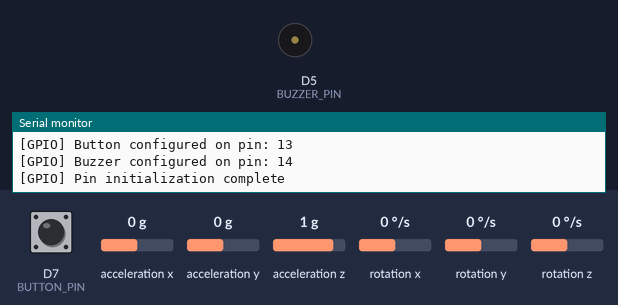
A sketch run on a simulated ESP8266 (NodeMCU). Parts: buzzer (waves = sounding, pin HIGH), the last lines printed to the serial monitor. The inputs (shaded band) are chosen by the test bench; at power-on: D7 (BUTTON_PIN) HIGH, acceleration x 0 g, acceleration y 0 g, acceleration z 1 g, rotation x 0 °/s, rotation y 0 °/s, rotation z 0 °/s. WiFi joins after 1.5 s; servers stay silent unless stated.

Above: at 0.2 s.
At 2.4 s:
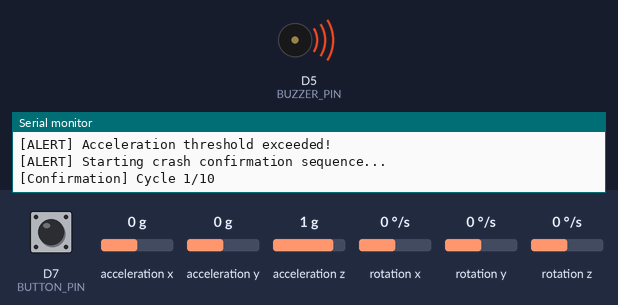
3.4 s: D7 (BUTTON_PIN) pulled LOW for 3.2 s
At 4.7 s:
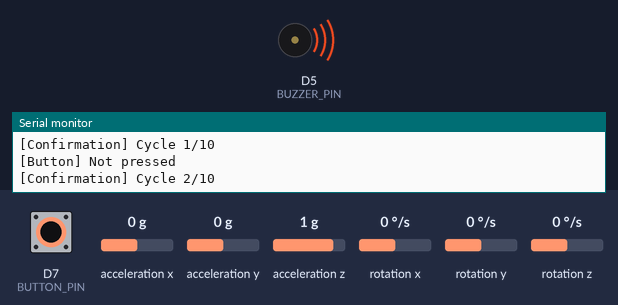
Timing chart, 0 to 8.9 s (numbered marks = the images above; inputs shaded):
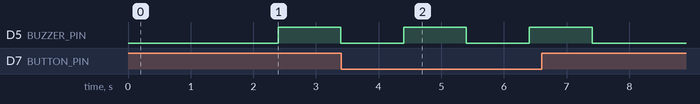

Measured:
- after the input at 3.4 s, D5 (BUZZER_PIN): alternates HIGH for 1.0 s and LOW for 1.0 s, 4 changes in all, then stays LOW, starting after 1.0 s

The sketch:

crash_detection_system.ino
```cpp
// (licence header left out)
// ============================================================================
// LIBRARY INCLUDES
// ============================================================================
#include "Wire.h"
#include "I2Cdev.h"
#include "MPU6050.h"
#include <ESP8266WiFi.h>
#include <ESP8266HTTPClient.h>
#include <ArduinoJson.h>
#include <WiFiClient.h>

// ============================================================================
// CONFIGURATION CONSTANTS
// ============================================================================

// Pin Definitions
#define BUTTON_PIN            D7        // GPIO13 - Cancel button
#define BUZZER_PIN            14        // GPIO14/D5 - Alert buzzer
#define I2C_SDA_PIN           4         // GPIO4/D2 - I2C Data
#define I2C_SCL_PIN           5         // GPIO5/D1 - I2C Clock

// WiFi Configuration
const char* WIFI_SSID = "garv";
const char* WIFI_PASSWORD = "12345678";

// Network Configuration
const char* API_SERVER_URL = "http://16.16.184.223:4000/api/readings";
const char* API_AUTH_TOKEN = "Bearer eyJhbGciOiJIUzI1NiIsInR5cCI6IkpXVCJ9.eyJ1c2VySWQiOiI2NzQ0NTk0OWI5NjhjNTFhMTM2ZWNjOGEiLCJlbWFpbCI6InJyckBnbWFpbC5jb20iLCJpYXQiOjE3MzI2MjUyODgsImV4cCI6MTczNTI1NTAzMX0.Nh3Yv1ZkTzjA_JEKkJp6m2XmIjuXFMPXUxIfCQj9jiw";

// Sensor Configuration
const int16_t ACCEL_SCALE_RANGE = 17000; // Raw accelerometer range
const uint8_t MAPPED_VALUE_MAX = 255;    // Maximum mapped value
const float ACCEL_SENSITIVITY = 16384.0; // LSB/g for ±2g range

// Crash Detection Thresholds (in g-force)
const float ACCEL_X_THRESHOLD = 1.25;
const float ACCEL_Y_THRESHOLD = 0.40;
const float ACCEL_Z_THRESHOLD = 0.48;

// Timing Configuration
const uint16_t CRASH_CONFIRMATION_CYCLES = 10;  // Number of confirmation cycles
const uint16_t BUZZER_ON_DURATION_MS = 1000;    // Buzzer on time
const uint16_t BUZZER_OFF_DURATION_MS = 1000;   // Buzzer off time
const uint16_t MAIN_LOOP_DELAY_MS = 2000;       // Main loop delay
const uint16_t WIFI_CONNECT_RETRY_MS = 500;     // WiFi connection retry delay

// Device Configuration
const uint8_t DEVICE_ID = 101;

// Serial Communication
const uint32_t SERIAL_BAUD_RATE = 9600;

// ============================================================================
// GLOBAL OBJECTS
// ============================================================================
MPU6050 mpu;

// ============================================================================
// DATA STRUCTURES
// ============================================================================

/**
 * @struct SensorData
 * @brief Container for all sensor readings and device information
 */
struct SensorData {
    uint8_t deviceId;       // Unique device identifier
    uint8_t tiltX;          // Mapped X-axis tilt value (0-255)
    uint8_t tiltY;          // Mapped Y-axis tilt value (0-255)
    uint8_t tiltZ;          // Mapped Z-axis tilt value (0-255)
    float accelX;           // X-axis acceleration in g-force
    float accelY;           // Y-axis acceleration in g-force
    float accelZ;           // Z-axis acceleration in g-force
};

// ============================================================================
// GLOBAL VARIABLES
// ============================================================================
SensorData sensorData = {
    .deviceId = DEVICE_ID,
    .tiltX = 0,
    .tiltY = 0,
    .tiltZ = 0,
    .accelX = 0.0,
    .accelY = 0.0,
    .accelZ = 0.0
};

// Raw sensor readings
int16_t rawAccelX, rawAccelY, rawAccelZ;
int16_t rawGyroX, rawGyroY, rawGyroZ;

// State management
bool isCrashConfirmed = false;
bool isButtonPressed = false;
bool shouldSkipCycle = false;

// ============================================================================
// FUNCTION DECLARATIONS
// ============================================================================
void initializeSerial();
void initializeWiFi();
void initializeI2C();
void initializeMPU6050();
void initializeGPIO();
bool checkButtonPress();
void updateSensorReadings();
void printSensorData();
bool isAccelerationAboveThreshold();
void handleCrashDetection();
void sendCrashReportToAPI();
void activateBuzzer();
void deactivateBuzzer();

// ============================================================================
// SETUP FUNCTION
// ============================================================================

/**
 * @brief System initialization routine
 *
 * Initializes all hardware components and establishes network connectivity.
 * Execution halts if critical components fail to initialize.
 */
void setup() {
    // Initialize all subsystems
    initializeSerial();
    initializeGPIO();
    initializeWiFi();
    initializeI2C();
    initializeMPU6050();

    Serial.println(F("=========================================="));
    Serial.println(F("System initialization complete"));
    Serial.println(F("Crash detection system active"));
    Serial.println(F("=========================================="));
}

// ============================================================================
// INITIALIZATION FUNCTIONS
// ============================================================================

/**
 * @brief Initialize serial communication
 */
void initializeSerial() {
    Serial.begin(SERIAL_BAUD_RATE);
    delay(100); // Allow serial to stabilize
    Serial.println(F("\n\n=== Crash Detection System ==="));
    Serial.println(F("Initializing..."));
}

/**
 * @brief Initialize and connect to WiFi network
 *
 * Blocks until connection is established. Prints connection status and
 * assigned IP address upon successful connection.
 */
void initializeWiFi() {
    Serial.println(F("\n[WiFi] Initializing..."));
    WiFi.mode(WIFI_STA);
    WiFi.begin(WIFI_SSID, WIFI_PASSWORD);

    Serial.print(F("[WiFi] Connecting to: "));
    Serial.println(WIFI_SSID);

    while (WiFi.status() != WL_CONNECTED) {
        delay(WIFI_CONNECT_RETRY_MS);
        Serial.print(F("."));
    }

    Serial.println(F("\n[WiFi] Connected successfully"));
    Serial.print(F("[WiFi] IP Address: "));
    Serial.println(WiFi.localIP());
    Serial.print(F("[WiFi] Signal Strength: "));
    Serial.print(WiFi.RSSI());
    Serial.println(F(" dBm"));
}

/**
 * @brief Initialize I2C communication bus
 */
void initializeI2C() {
    Serial.println(F("\n[I2C] Initializing bus..."));
    Wire.begin(I2C_SDA_PIN, I2C_SCL_PIN);
    Serial.println(F("[I2C] Bus initialized"));
    Serial.print(F("[I2C] SDA: GPIO"));
    Serial.println(I2C_SDA_PIN);
    Serial.print(F("[I2C] SCL: GPIO"));
    Serial.println(I2C_SCL_PIN);
}

/**
 * @brief Initialize MPU6050 accelerometer/gyroscope
 *
 * Initializes the sensor and verifies communication. System halts if
 * the sensor cannot be detected or fails to communicate.
 */
void initializeMPU6050() {
    Serial.println(F("\n[MPU6050] Initializing sensor..."));
    mpu.initialize();

    // Verify sensor connection
    if (!mpu.testConnection()) {
        Serial.println(F("[MPU6050] ERROR: Connection failed!"));
        Serial.println(F("[MPU6050] Please check wiring:"));
        Serial.println(F("  - VCC to 3.3V"));
        Serial.println(F("  - GND to GND"));
        Serial.print(F("  - SDA to GPIO"));
        Serial.println(I2C_SDA_PIN);
        Serial.print(F("  - SCL to GPIO"));
        Serial.println(I2C_SCL_PIN);

        // Halt execution on critical failure
        while (1) {
            delay(1000);
        }
    }

    Serial.println(F("[MPU6050] Connection successful"));
    Serial.println(F("[MPU6050] Sensor ready"));
}

/**
 * @brief Initialize GPIO pins
 */
void initializeGPIO() {
    Serial.println(F("\n[GPIO] Initializing pins..."));

    // Configure button with internal pull-up
    pinMode(BUTTON_PIN, INPUT_PULLUP);
    Serial.print(F("[GPIO] Button configured on pin: "));
    Serial.println(BUTTON_PIN);

    // Configure buzzer as output, initially off
    pinMode(BUZZER_PIN, OUTPUT);
    digitalWrite(BUZZER_PIN, LOW);
    Serial.print(F("[GPIO] Buzzer configured on pin: "));
    Serial.println(BUZZER_PIN);

    Serial.println(F("[GPIO] Pin initialization complete"));
}

// ============================================================================
// MAIN LOOP
// ============================================================================

/**
 * @brief Main execution loop
 *
 * Continuously monitors sensor data and handles crash detection logic.
 * The loop executes the following sequence:
 * 1. Read and display sensor data
 * 2. Reset button state if acceleration is normal
 * 3. Check for threshold violations
 * 4. Handle crash confirmation process
 * 5. Delay before next iteration
 */
void loop() {
    // Update and display current sensor readings
    updateSensorReadings();
    printSensorData();

    // Reset button flag when acceleration returns to normal
    if (!isAccelerationAboveThreshold()) {
        isButtonPressed = false;
    }

    // Check for crash conditions and handle appropriately
    if (isAccelerationAboveThreshold()) {
        handleCrashDetection();
    }

    // Wait before next sensor reading
    delay(MAIN_LOOP_DELAY_MS);
}

// ============================================================================
// SENSOR FUNCTIONS
// ============================================================================

/**
 * @brief Read and process all sensor data
 *
 * Reads raw accelerometer and gyroscope values from MPU6050,
 * then converts and stores them in the global sensor data structure.
 */
void updateSensorReadings() {
    // Read raw sensor values
    mpu.getMotion6(&rawAccelX, &rawAccelY, &rawAccelZ,
                   &rawGyroX, &rawGyroY, &rawGyroZ);

    // Map raw values to 0-255 range for tilt representation
    sensorData.tiltX = map(rawAccelX, -ACCEL_SCALE_RANGE, ACCEL_SCALE_RANGE,
                           0, MAPPED_VALUE_MAX);
    sensorData.tiltY = map(rawAccelY, -ACCEL_SCALE_RANGE, ACCEL_SCALE_RANGE,
                           0, MAPPED_VALUE_MAX);
    sensorData.tiltZ = map(rawAccelZ, -ACCEL_SCALE_RANGE, ACCEL_SCALE_RANGE,
                           0, MAPPED_VALUE_MAX);

    // Convert raw values to g-force
    sensorData.accelX = rawAccelX / ACCEL_SENSITIVITY;
    sensorData.accelY = rawAccelY / ACCEL_SENSITIVITY;
    sensorData.accelZ = rawAccelZ / ACCEL_SENSITIVITY;
}

/**
 * @brief Print current sensor readings to serial monitor
 *
 * Outputs formatted sensor data including both tilt values and
 * acceleration measurements in g-force units.
 */
void printSensorData() {
    Serial.println(F("--- Sensor Reading ---"));

    // Print tilt values
    Serial.print(F("Tilt X = "));
    Serial.print(sensorData.tiltX);
    Serial.print(F(" | Y = "));
    Serial.print(sensorData.tiltY);
    Serial.print(F(" | Z = "));
    Serial.println(sensorData.tiltZ);

    // Print acceleration values
    Serial.print(F("Accel X = "));
    Serial.print(sensorData.accelX, 3);
    Serial.print(F("g | Y = "));
    Serial.print(sensorData.accelY, 3);
    Serial.print(F("g | Z = "));
    Serial.print(sensorData.accelZ, 3);
    Serial.println(F("g"));
}

/**
 * @brief Check if acceleration exceeds defined thresholds
 *
 * @return true if any axis exceeds its threshold, false otherwise
 */
bool isAccelerationAboveThreshold() {
    return (abs(sensorData.accelX) > ACCEL_X_THRESHOLD ||
            abs(sensorData.accelY) > ACCEL_Y_THRESHOLD ||
            abs(sensorData.accelZ) > ACCEL_Z_THRESHOLD);
}

// ============================================================================
// INPUT HANDLING
// ============================================================================

/**
 * @brief Check button state and update flags
 *
 * Reads the cancel button state and updates the global button pressed flag.
 * Uses INPUT_PULLUP, so LOW = pressed, HIGH = not pressed.
 *
 * @return true if button is currently pressed, false otherwise
 */
bool checkButtonPress() {
    int buttonState = digitalRead(BUTTON_PIN);

    if (buttonState == HIGH) {
        Serial.println(F("[Button] Pressed - Canceling false alarm"));
        isButtonPressed = true;
        shouldSkipCycle = true;
    } else {
        Serial.println(F("[Button] Not pressed"));
        isButtonPressed = false;
    }

    return isButtonPressed;
}

// ============================================================================
// CRASH DETECTION LOGIC
// ============================================================================

/**
 * @brief Handle crash detection and confirmation process
 *
 * Implements the core crash detection logic with the following behavior:
 * 1. Ignores additional triggers if button was already pressed
 * 2. Initiates 10-second confirmation period with buzzer alerts
 * 3. Allows cancellation via button press during confirmation
 * 4. Sends API notification if crash is confirmed
 *
 * This function preserves the exact logic from the original implementation.
 */
void handleCrashDetection() {
    if (!isButtonPressed) {
        Serial.println(F("\n[ALERT] Acceleration threshold exceeded!"));
        Serial.println(F("[ALERT] Starting crash confirmation sequence..."));

        // Confirmation loop: 10 cycles with 1-second intervals
        for (int cycleCount = 0; cycleCount < CRASH_CONFIRMATION_CYCLES; cycleCount++) {
            Serial.print(F("[Confirmation] Cycle "));
            Serial.print(cycleCount + 1);
            Serial.print(F("/"));
            Serial.println(CRASH_CONFIRMATION_CYCLES);

            // Alert user with buzzer
            activateBuzzer();
            delay(BUZZER_ON_DURATION_MS);
            deactivateBuzzer();
            delay(BUZZER_OFF_DURATION_MS);

            // Re-check sensor state during confirmation
            updateSensorReadings();

            // Check for cancellation conditions
            if (!isAccelerationAboveThreshold() || checkButtonPress()) {
                Serial.println(F("\n[Result] False alarm detected"));
                Serial.println(F("[Result] Crash confirmation canceled"));
                isCrashConfirmed = false;
                break;
            }

            // Mark as confirmed if we complete all cycles
            isCrashConfirmed = true;
        }
    }

    // Reset button flag if acceleration normalized
    if (!isAccelerationAboveThreshold()) {
        isButtonPressed = false;
    }

    // Handle confirmed crash
    if (isCrashConfirmed) {
        Serial.println(F("\n╔════════════════════════════════╗"));
        Serial.println(F("║   CRASH CONFIRMED - SENDING    ║"));
        Serial.println(F("║      EMERGENCY NOTIFICATION    ║"));
        Serial.println(F("╚════════════════════════════════╝"));
        sendCrashReportToAPI();
    }
}

// ============================================================================
// BUZZER CONTROL
// ============================================================================

/**
 * @brief Activate buzzer alert
 */
void activateBuzzer() {
    digitalWrite(BUZZER_PIN, HIGH);
}

/**
 * @brief Deactivate buzzer alert
 */
void deactivateBuzzer() {
    digitalWrite(BUZZER_PIN, LOW);
}

// ============================================================================
// NETWORK COMMUNICATION
// ============================================================================

/**
 * @brief Send crash report to remote API server
 *
 * Constructs and sends an HTTP POST request with crash notification to the
 * configured API endpoint. Includes authentication and proper error handling.
 *
 * The function:
 * - Verifies WiFi connectivity before attempting request
 * - Creates JSON payload with crash status
 * - Sends authenticated POST request
 * - Logs server response or error details
 * - Properly closes HTTP connection
 */
void sendCrashReportToAPI() {
    // Verify network connectivity
    if (WiFi.status() != WL_CONNECTED) {
        Serial.println(F("[API] ERROR: WiFi disconnected"));
        Serial.println(F("[API] Cannot send crash report"));
        return;
    }

    Serial.println(F("\n[API] Preparing crash report..."));

    WiFiClient wifiClient;
    HTTPClient httpClient;

    // Initialize HTTP connection
    httpClient.begin(wifiClient, API_SERVER_URL);

    // Configure request headers
    httpClient.addHeader(F("Content-Type"), F("application/json"));
    httpClient.addHeader(F("Authorization"), API_AUTH_TOKEN);

    Serial.println(F("[API] Headers configured"));

    // Create JSON payload
    StaticJsonDocument<128> jsonDocument;
    jsonDocument["crashDetected"] = true;

    String requestBody;
    serializeJson(jsonDocument, requestBody);

    Serial.print(F("[API] Request payload: "));
    Serial.println(requestBody);
    Serial.print(F("[API] Sending to: "));
    Serial.println(API_SERVER_URL);

    // Send POST request
    int httpResponseCode = httpClient.POST(requestBody);

    // Process response
    if (httpResponseCode > 0) {
        Serial.print(F("[API] Response code: "));
        Serial.println(httpResponseCode);

        String responsePayload = httpClient.getString();
        Serial.print(F("[API] Response body: "));
        Serial.println(responsePayload);

        if (httpResponseCode == 200 || httpResponseCode == 201) {
            Serial.println(F("[API] ✓ Crash report sent successfully"));
        } else {
            Serial.print(F("[API] ⚠ Unexpected response code: "));
            Serial.println(httpResponseCode);
        }
    } else {
        Serial.print(F("[API] ✗ Request failed: "));
        Serial.println(httpClient.errorToString(httpResponseCode));
    }

    // Clean up resources
    httpClient.end();
    Serial.println(F("[API] Connection closed\n"));
}

// ============================================================================
// END OF FILE
// ============================================================================
```
